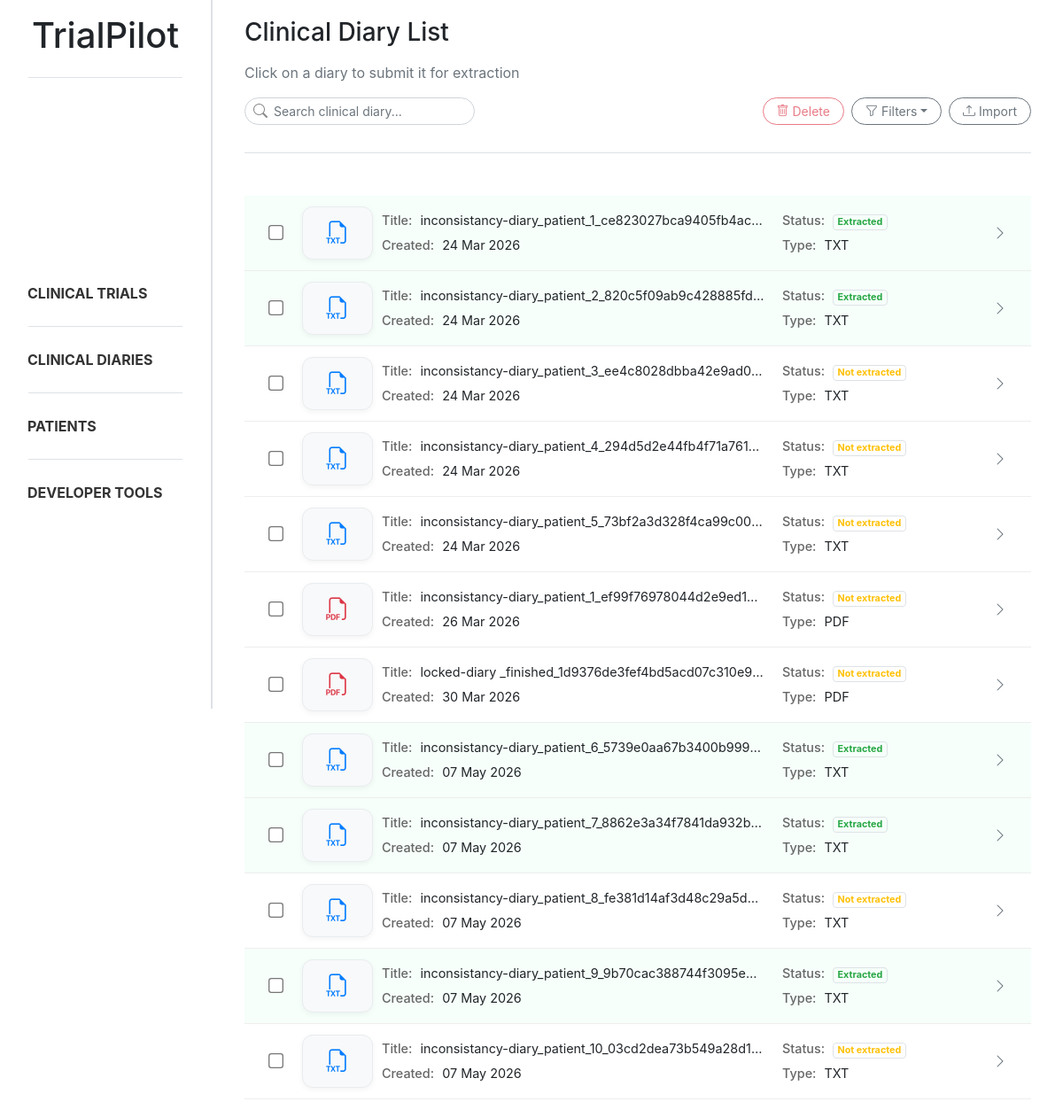
Page /diaries/ on the committed database.
### trialpilot/models.py (models this page shows, shortened)
class Document(models.Model):
    class DocumentType(models.TextChoices):
        CLINICAL_DIARY = "diary", "Clinical Diary"
        CLINICAL_TRIAL = "trial", "Clinical Trial"
    title = models.CharField(max_length=255)
    type = models.CharField(max_length=20, choices=DocumentType.choices)
    extracted = models.BooleanField(default=False)
    created_at = models.DateTimeField(auto_now_add=True)
    updated_at = models.DateTimeField(auto_now=True)

### trialpilot/views.py (the view)
# urls.py: path('diaries/', diary_list, name='diary_list'),
def diary_list(request):
    search = request.GET.get("search", "").strip()
    status = request.GET.get("status", "").strip()
    file_type = request.GET.get("file_type", "").strip().lower()
    diaries = Document.objects.filter(type=Document.DocumentType.CLINICAL_DIARY)
    if search:
        diaries = diaries.filter(title__icontains=search)
    if status == "extracted":
        diaries = diaries.filter(extracted=True)
    elif status == "not_extracted":
        diaries = diaries.filter(extracted=False)
    diary_data = []
    for diary in diaries:
        if "." in diary.title:
            original_name, ext = diary.title.rsplit('.', 1)
            ext = ext.lower()
        else:
            ext = ""
        if file_type and ext != file_type:
            continue
        diary_data.append((diary, ext))
    return render(request, 'trialpilot/diary_list.html', {
        'diary_data': diary_data,
        'search': search,
        'status': status,
        'file_type': file_type,
    })

### trialpilot/templates/trialpilot/diary_list.html (shortened to what this page needs)
{% extends "trialpilot/base.html" %}
{% block content %}
<div class="d-flex flex-column mb-4 ml-3 mr-3">
    <h3 class="mb-3">Clinical Diary List</h3>
    <p class="text-muted">Click on a diary to submit it for extraction</p>
    <div class="d-flex justify-content-between align-items-center mb-3">
        <form method="GET">
            <div class="position-relative" style="width:260px">
                <i class="bi bi-search position-absolute"
                    style="left:10px; top:50%; transform:translateY(-50%); color:#888;"></i>
                <input type="text" name="search" value="{{ search }}" class="form-control form-control-sm rounded-ui"
                    style="padding-left: 32px;" placeholder="Search clinical diary...">
            </div>
        </form>
        <div class="d-flex gap-2">
            <button id="deleteBtn" data-url="{% url 'diary_remove' %}" class="btn btn-outline-danger btn-sm rounded-ui"
                style="margin-right: 0.5rem;" disabled>
                <i class="bi bi-trash"></i>
                Delete
            </button>
            <div class="dropdown me-2">
                <button class="btn btn-outline-secondary btn-sm rounded-ui dropdown-toggle d-flex align-items-center gap-2 mr-2"
                    type="button" data-bs-toggle="dropdown" aria-expanded="false">
                    <i class="bi bi-funnel mr-1"></i>
                    Filters
                </button>
            </div>
            <button class="btn btn-outline-secondary btn-sm rounded-ui" data-bs-toggle="modal"
                data-bs-target="#uploadModal">
                <i class="bi bi-upload"></i>
                Import
            </button>
        </div>
    </div>
    <div class="sidebar-divider mb-4"></div>
</div>
<div class="diary-list ml-3 mr-3">
    {% for diary, extension in diary_data %}
    <div class="diary-card diary-row diary-card-trigger {% if diary.extracted %}extracted{% endif %}"
        data-diary-id="{{ diary.id }}"
        data-diary-title="{{ diary.title }}"
        data-diary-extracted="{{ diary.extracted }}">
        <div class="diary-layout">
            <div class="container-diary-checkbox">
                <input type="checkbox"
                    class="form-check-input diary-checkbox"
                    value="{{ diary.id }}">
            </div>
            <div class="diary-id">
                {% if extension == "pdf" %}
                <i class="bi bi-filetype-pdf text-danger"></i>
                {% else %}
                <i class="bi bi-filetype-txt text-primary"></i>
                {% endif %}
            </div>
            <div class="diary-grid">
                <div>
                    <strong>Title:</strong> {{ diary.title }}
                </div>
                <div>
                    <strong>Status:</strong>
                    {% if diary.extracted %}
                    <span class="badge rounded-pill bg-success-subtle text-success border">
                        Extracted
                    </span>
                    {% else %}
                    <span class="badge rounded-pill bg-warning-subtle text-warning border">
                        Not extracted
                    </span>
                    {% endif %}
                </div>
                <div>
                    <strong>Created:</strong> {{ diary.created_at|date:"d M Y" }}
                </div>
                <div>
                    <strong>Type:</strong> {{ extension|upper }}
                </div>
            </div>
            <div class="diary-actions">
                <i class="bi bi-chevron-right text-muted"></i>
            </div>
        </div>
    </div>
    {% endfor %}
</div>
{% endblock %}

### static/css/style.css (style rules this page uses)
body { overflow-x: hidden; }
html, body { height: 100%; }
.sidebar-divider { height: 1px; background-color: #dee2e6; margin-bottom: 15px; margin-top: 15px; }
.diary-row.extracted { background: #f6fffa; }
.diary-card { padding: 12px 15px; border-bottom: 1px solid #eee; transition: all 0.15s ease; cursor: pointer; }
.diary-layout { display: grid; grid-template-columns: 40px 80px 1fr 40px; align-items: center; gap: 10px; }
.diary-id { display: flex; align-items: center; justify-content: center; font-weight: 600; color: #495057; background: #f8f9fa; border: 1px solid #e9ecef; border-radius: 12px; height: 100%; min-height: 60px; box-shadow: 0 2px 6px rgba(0, 0, 0, 0.05); }
.diary-id i { font-size: 1.6rem; }
.diary-grid { display: grid; grid-template-columns: 2fr 1fr; grid-template-rows: auto auto; gap: 6px 20px; font-size: 0.9rem; }
.diary-grid div { overflow: hidden; white-space: nowrap; text-overflow: ellipsis; }
.diary-grid strong { color: #666; font-weight: 500; margin-right: 5px; }
.diary-actions { display: flex; align-items: center; justify-content: center; }
.diary-card.extracted { background: #f6fffa; }
.diary-checkbox { transform: scale(1.3); cursor: pointer; margin: 0; display: flex; align-items: center; justify-content: center; }
.container-diary-checkbox { display: flex; align-items: center; justify-content: center; height: 100%; }
.rounded-ui { border-radius: 1rem !important; padding-left: 15px; padding-right: 15px; }

### rows in the picture
Document: title "inconsistancy-diary_patient_1_ce823027bca9405fb4ac…", extracted "Extracted", created_at "24 Mar 2026", extension "TXT"
Document: title "inconsistancy-diary_patient_2_820c5f09ab9c428885fd…", extracted "Extracted", created_at "24 Mar 2026", extension "TXT"
Document: title "inconsistancy-diary_patient_3_ee4c8028dbba42e9ad0…", extracted "Not extracted", created_at "24 Mar 2026", extension "TXT"
Document: title "inconsistancy-diary_patient_4_294d5d2e44fb4f71a761…", extracted "Not extracted", created_at "24 Mar 2026", extension "TXT"
Document: title "inconsistancy-diary_patient_5_73bf2a3d328f4ca99c00…", extracted "Not extracted", created_at "24 Mar 2026", extension "TXT"
Document: title "inconsistancy-diary_patient_1_ef99f76978044d2e9ed1…", extracted "Not extracted", created_at "26 Mar 2026", extension "PDF"
Document: title "locked-diary _finished_1d9376de3fef4bd5acd07c310e9…", extracted "Not extracted", created_at "30 Mar 2026", extension "PDF"
Document: title "inconsistancy-diary_patient_6_5739e0aa67b3400b999…", extracted "Extracted", created_at "07 May 2026", extension "TXT"
Document: title "inconsistancy-diary_patient_7_8862e3a34f7841da932b…", extracted "Extracted", created_at "07 May 2026", extension "TXT"
Document: title "inconsistancy-diary_patient_8_fe381d14af3d48c29a5d…", extracted "Not extracted", created_at "07 May 2026", extension "TXT"
Document: title "inconsistancy-diary_patient_9_9b70cac388744f3095e…", extracted "Extracted", created_at "07 May 2026", extension "TXT"
Document: title "inconsistancy-diary_patient_10_03cd2dea73b549a28d1…", extracted "Not extracted", created_at "07 May 2026", extension "TXT"
